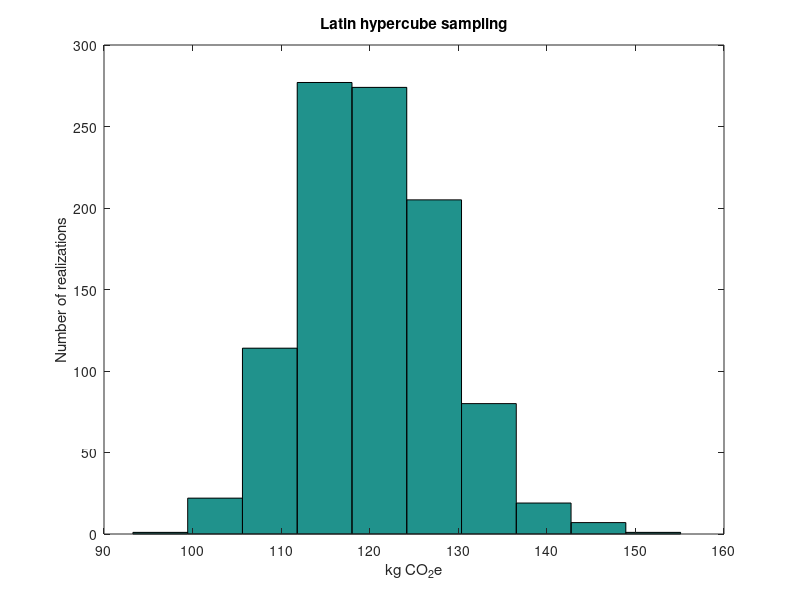

Recreate this plot in MATLAB.
%Procedure:     Uncertainty propagation for matrix-based LCA
%Method:        Latin hypercube sampling (homemade)
%Author:        Evelyne Groen {evelyne [dot] groen [at] gmail [dot] com}
%Last update:   20/10/2016 
%Toolbox:       statistics_toolbox

%N.B: Alternative approach: use the build-in lhsnorm-function
%Open LHS_corr_LCA_evelynegroen.m and set the off-diagonal covariance to zero.

A=[10 0; -2 100];   %A-matrix
B=[1 10];           %B-matrix
f=[1000; 0];        %scaling vector f

g_LCA=B*(A\f);      %deterministic answer (kg CO_2 emissions)

n1=nnz(A);          %number of nonzero elements in A%
n2=nnz(B);          %number of nonzero elements in B%

[r,c,v]=find(A);    %r: row; c: column; v: value
[r2,c2,v2]=find(B);

CV=0.05;            %CV: coefficient of variation (set to 5%)

N=1000;             %Sample size %
D=zeros(n1,N);      %Pre-allocate for speed
E=zeros(n2,N);
Q=zeros(size(A,1),size(A,1));
P=zeros(size(B,1),2);
g=zeros(1,N);

for s=1:n1                  
        D(s,:)=randperm(N)-1;               % For each non-zero element in A a unique randperm is created equal to the amount of samples%
end
   
for t=1:n2 
        E(t,:)=randperm(N)-1;
end
    
for i=1:N
    x(:,i)=rand(n1,1)/N+D(:,i)/N;            % From each interval D/N a scaled probability is drawn %%
    Q1(:,:,i)=norminv(x(:,i),v, abs(CV*v));  % NB: it is not possible to take norminverse of sparse matrix %
    Q(A~=0)=Q1(:,:,i);                       % Create full matrix by replacing each non-zero element in Q (Q~=0) by the sampled value A %
    
    y(:,i)=rand(n2,1)/N+E(:,i)/N;
    P1(:,:,i)=norminv(y(:,i),v2',abs(CV*v2'));
    P(B~=0)=P1(:,:,i);
    
    g(i)=P*(Q\f);
end
    
meang=mean(g);
stdg=std(g);

figure(1)
hist(g)
hTitle=title('Latin hypercube sampling');
hXLabel=xlabel('kg CO_{2}e');
hYLabel=ylabel('Number of realizations');


